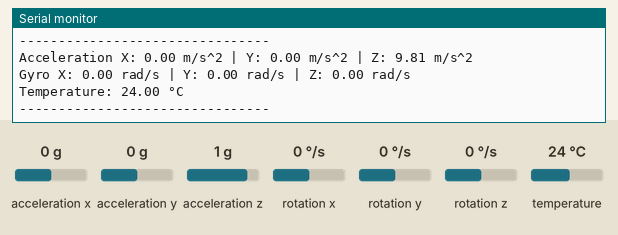
Simulated run of this sketch. Board: ESP32. Shown: the last lines printed to the serial monitor. The test bench sets the inputs (shaded band); at power-on: acceleration x 0 g, acceleration y 0 g, acceleration z 1 g, rotation x 0 °/s, rotation y 0 °/s, rotation z 0 °/s, temperature 24 °C.

Above: at 1.3 s.
1.4 s: acceleration x set to -1.4 g
2.9 s: acceleration y set to -1.4 g
4.4 s: acceleration z set to -1.4 g
5.9 s: rotation x set to -192 °/s
At 6.6 s:
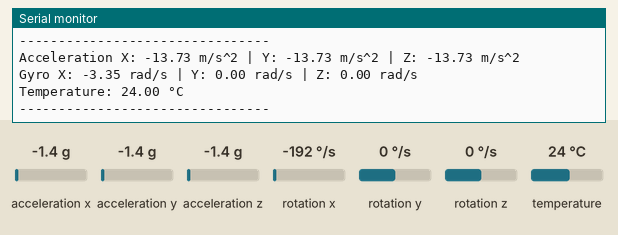
7.4 s: rotation y set to -192 °/s
At 8.1 s:
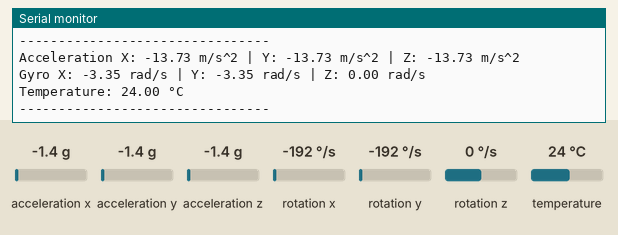

Measured:
- after the input at 5.9 s, the serial monitor: prints a new line after 0.25 s (image 1)
- after the input at 7.4 s, the serial monitor: prints a new line after 0.29 s (image 2)

The sketch:

sketch.ino
```cpp
#include <Wire.h>
#include <Adafruit_MPU6050.h>
#include <Adafruit_Sensor.h>

Adafruit_MPU6050 mpu;

void setup() {

  Serial.begin(115200);

  // Start I2C
  Wire.begin(21, 22);

  Serial.println();
  Serial.println("================================");
  Serial.println("MPU6050 SENSOR TEST");
  Serial.println("================================");

  // Initialize MPU6050
  if (!mpu.begin()) {
    Serial.println("MPU6050 NOT FOUND!");

    while (1) {
      delay(10);
    }
  }

  Serial.println("MPU6050 FOUND!");
  Serial.println("Sensor initialized successfully.");
  Serial.println();
}

void loop() {

  sensors_event_t acceleration;
  sensors_event_t gyro;
  sensors_event_t temperature;

  // Read sensor
  mpu.getEvent(&acceleration, &gyro, &temperature);

  // Accelerometer
  Serial.print("Acceleration X: ");
  Serial.print(acceleration.acceleration.x);
  Serial.print(" m/s^2 | ");

  Serial.print("Y: ");
  Serial.print(acceleration.acceleration.y);
  Serial.print(" m/s^2 | ");

  Serial.print("Z: ");
  Serial.print(acceleration.acceleration.z);
  Serial.println(" m/s^2");

  // Gyroscope
  Serial.print("Gyro X: ");
  Serial.print(gyro.gyro.x);
  Serial.print(" rad/s | ");

  Serial.print("Y: ");
  Serial.print(gyro.gyro.y);
  Serial.print(" rad/s | ");

  Serial.print("Z: ");
  Serial.print(gyro.gyro.z);
  Serial.println(" rad/s");

  // Temperature
  Serial.print("Temperature: ");
  Serial.print(temperature.temperature);
  Serial.println(" °C");

  Serial.println("--------------------------------");

  delay(500);
}
```
